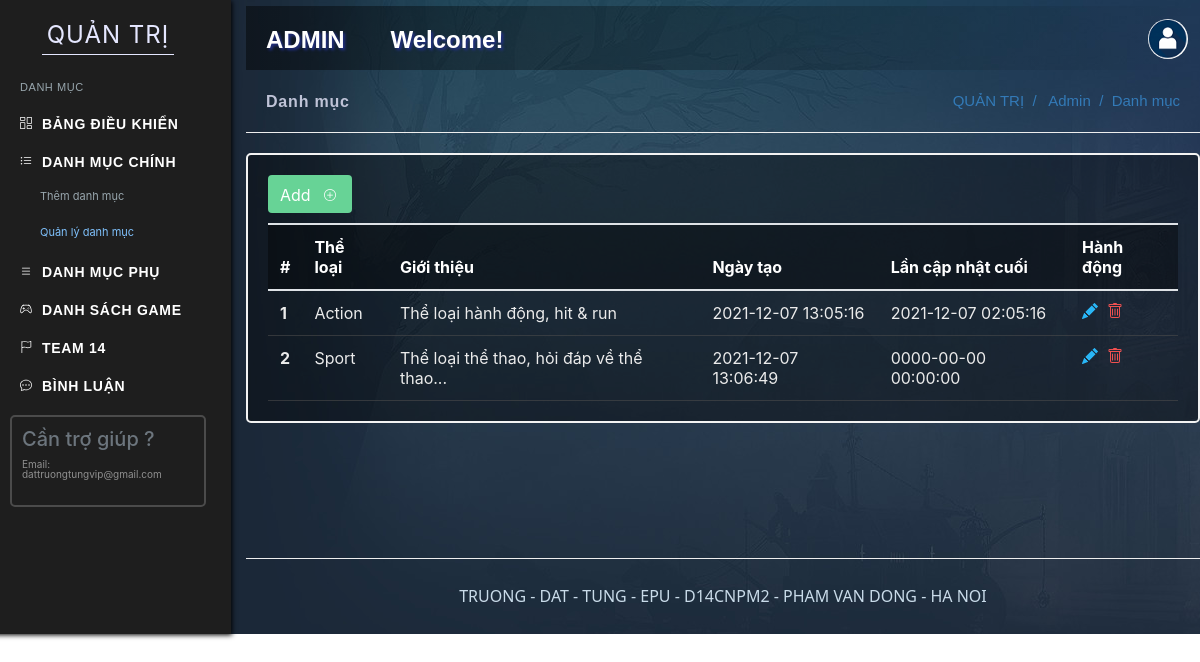
Screenshot of /webgame/admin/manage-category.php with the database file from the repository.
### tables this page shows
CREATE TABLE `category` (
  `IdCategory` int(10) NOT NULL,
  `CategoryName` varchar(255) NOT NULL,
  `Description` varchar(255) NOT NULL,
  `PostingDate` timestamp NOT NULL DEFAULT current_timestamp() ON UPDATE current_timestamp(),
  `UpdationDate` datetime NOT NULL,
  `is_Active` int(1) NOT NULL
);

### webgame/admin/manage-category.php (the view, shortened to what this page needs)
<?php include('includes/config.php');?>
<!DOCTYPE html>
<html lang="en">
    <head>
        <link rel="stylesheet" href="https://maxcdn.bootstrapcdn.com/bootstrap/4.0.0/css/bootstrap.min.css">
        <link rel="stylesheet" href="css/style-dashboard.css">
</head>
<body >
    <div class="wrapper" id="header-d">
        <div class="row">
            <?php include('includes/left-dashb.php');?>
            <div  id="noidung">
                <?php include('includes/top-dashb.php');?>
                <div class="divBox">
                    <div class="divTitle">
                        <div class="txtTitle">Danh mục</div>
                        <div class="txtLink"><span>QUẢN TRỊ&nbsp;</span> / <span>&nbsp; Admin&nbsp;  </span> /&nbsp; Danh mục </div>
                    </div>
                    <div class="insideBox">
                        <div class="table-responsive">
                        <a href="add-category.php" ><button class="btn btn-success" style="margin-bottom: 10px;background-color:#67d396;border:none;">Add&nbsp;&nbsp;</button></a>
                            <table class="table m-0 table-colored-bordered table-bordered-primary">
                                <thead>
                                    <tr style="color: white;">
                                        <th>#</th>
                                        <th>Thể loại</th>
                                        <th>Giới thiệu</th>
                                        <th>Ngày tạo</th>
                                        <th>Lần cập nhật cuối</th>
                                        <th>Hành động</th>
                                    </tr>
                                </thead>
                                <tbody>
                                <?php
                                $query=mysqli_query($con,"Select idCategory,CategoryName,Description,PostingDate,UpdationDate from  category where is_Active=1");
                                $stt=1;
                                while($row=mysqli_fetch_array($query))
                                {
                                ?>
                                <tr>
                                    <th scope="row"><?php echo htmlentities($stt);?></th>
                                    <td><?php echo htmlentities($row['CategoryName']);?></td>
                                    <td><?php echo htmlentities($row['Description']);?></td>
                                    <td><?php echo htmlentities($row['PostingDate']);?></td>
                                    <td><?php echo htmlentities($row['UpdationDate']);?></td>
                                    <td><a href="edit-category.php?cid=<?php echo htmlentities($row['idCategory']);?>">
                                    <a href="manage-category.php?rid=<?php echo htmlentities($row['idCategory']);?>&&action=del"></a> </td>
                                </tr>
                                <?php
                                $stt++;
                                } ?>
                                </tbody>
                            </table>
                        </div>
                    </div>
                </div>
                <footer>TRUONG - DAT - TUNG - EPU - D14CNPM2 - PHAM VAN DONG - HA NOI</footer>
            </div>
        </div>
    </div>
</body>
</html>

### webgame/admin/css/style-dashboard.css (style rules this page uses)
tbody { color: #ebebeb; }
.table-responsive>.table>tbody>tr>th { border-bottom: 1px solid #4c4c4c94; }
.table-responsive>.table>tbody>tr>td { border-bottom: 1px solid #4c4c4c94; }
thead>tr { background-color: #00000061; }
table>thead { border-top: 2px solid #dee2e6; }
#noidung { background-image: url('./../images/banner-04.jpg'); width: 80%; padding-left: 15px; padding-right: 15px; }
footer { text-align: center; font-family: 'Segoe UI', Tahoma, Geneva, Verdana, sans-serif; color: #c9dbe9; padding-top: 25px; border-top: 1px solid #eee; }
.divBox { width: 100%; height: 77%; }
.divTitle { width: 100%; height: 63px; padding: 20px; border-bottom: 1px solid #eee; }
.txtTitle { letter-spacing: .05em; font-size: 16px; font-weight: bold; color: #bfc3d7; font-family: 'Hind Madurai', sans-serif; display: inline-block; }
.txtLink { font-family: 'Varela Round', sans-serif; list-style: none; color: #337ab7; text-decoration: none; display: inline-block; float: right; box-sizing: border-box; font-size: 15px; }
.txtLink>span { cursor: pointer; }
.insideBox { width: 100%; max-height: 418.17px; height: 100%; overflow-x: hidden; overflow-y: auto; }
.insideBox>div { background-color: #01010263; margin-top: 20px; padding: 20px; border: 2px solid #f3f3f3; border-radius: 5px; }

### rows the page displays
category: CategoryName "Action", Description "Thể loại hành động, hit & run", PostingDate "2021-12-07 13:05:16", UpdationDate "2021-12-07 02:05:16"
category: CategoryName "Sport", Description "Thể loại thể thao, hỏi đáp về thể thao...", PostingDate "2021-12-07 13:06:49", UpdationDate "0000-00-00 00:00:00"
